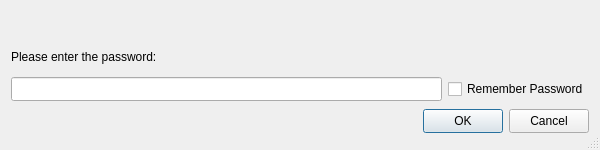
<?xml version="1.0" encoding="UTF-8"?>
<ui version="4.0">
 <class>QLoginDialog</class>
 <widget class="QDialog" name="QLoginDialog">
  <property name="geometry">
   <rect>
    <x>0</x>
    <y>0</y>
    <width>600</width>
    <height>150</height>
   </rect>
  </property>
  <property name="minimumSize">
   <size>
    <width>600</width>
    <height>150</height>
   </size>
  </property>
  <property name="windowTitle">
   <string>|| Perforce Password Required</string>
  </property>
  <property name="sizeGripEnabled">
   <bool>true</bool>
  </property>
  <property name="modal">
   <bool>true</bool>
  </property>
  <layout class="QVBoxLayout" name="centralLayout">
   <item>
    <widget class="QLabel" name="usernameLabel">
     <property name="sizePolicy">
      <sizepolicy hsizetype="Expanding" vsizetype="Fixed">
       <horstretch>0</horstretch>
       <verstretch>0</verstretch>
      </sizepolicy>
     </property>
     <property name="minimumSize">
      <size>
       <width>0</width>
       <height>24</height>
      </size>
     </property>
     <property name="maximumSize">
      <size>
       <width>16777215</width>
       <height>24</height>
      </size>
     </property>
     <property name="text">
      <string/>
     </property>
    </widget>
   </item>
   <item>
    <widget class="QLabel" name="passwordLabel">
     <property name="sizePolicy">
      <sizepolicy hsizetype="Expanding" vsizetype="Fixed">
       <horstretch>0</horstretch>
       <verstretch>0</verstretch>
      </sizepolicy>
     </property>
     <property name="minimumSize">
      <size>
       <width>0</width>
       <height>24</height>
      </size>
     </property>
     <property name="maximumSize">
      <size>
       <width>16777215</width>
       <height>24</height>
      </size>
     </property>
     <property name="text">
      <string>Please enter the password:</string>
     </property>
    </widget>
   </item>
   <item>
    <layout class="QHBoxLayout" name="passwordLayout">
     <item>
      <widget class="QLineEdit" name="passwordLineEdit">
       <property name="minimumSize">
        <size>
         <width>0</width>
         <height>24</height>
        </size>
       </property>
       <property name="maximumSize">
        <size>
         <width>16777215</width>
         <height>24</height>
        </size>
       </property>
      </widget>
     </item>
     <item>
      <widget class="QCheckBox" name="rememberPasswordCheckBox">
       <property name="minimumSize">
        <size>
         <width>0</width>
         <height>24</height>
        </size>
       </property>
       <property name="maximumSize">
        <size>
         <width>16777215</width>
         <height>24</height>
        </size>
       </property>
       <property name="text">
        <string>Remember Password</string>
       </property>
      </widget>
     </item>
    </layout>
   </item>
   <item>
    <layout class="QHBoxLayout" name="buttonLayout">
     <item>
      <spacer name="horizontalSpacer">
       <property name="orientation">
        <enum>Qt::Horizontal</enum>
       </property>
       <property name="sizeHint" stdset="0">
        <size>
         <width>40</width>
         <height>20</height>
        </size>
       </property>
      </spacer>
     </item>
     <item>
      <widget class="QPushButton" name="okayPushButton">
       <property name="minimumSize">
        <size>
         <width>0</width>
         <height>24</height>
        </size>
       </property>
       <property name="maximumSize">
        <size>
         <width>16777215</width>
         <height>24</height>
        </size>
       </property>
       <property name="text">
        <string>OK</string>
       </property>
      </widget>
     </item>
     <item>
      <widget class="QPushButton" name="cancelPushButton">
       <property name="minimumSize">
        <size>
         <width>0</width>
         <height>24</height>
        </size>
       </property>
       <property name="maximumSize">
        <size>
         <width>16777215</width>
         <height>24</height>
        </size>
       </property>
       <property name="text">
        <string>Cancel</string>
       </property>
      </widget>
     </item>
    </layout>
   </item>
  </layout>
 </widget>
 <resources/>
 <connections>
  <connection>
   <sender>okayPushButton</sender>
   <signal>clicked()</signal>
   <receiver>QLoginDialog</receiver>
   <slot>accept()</slot>
   <hints>
    <hint type="sourcelabel">
     <x>471</x>
     <y>126</y>
    </hint>
    <hint type="destinationlabel">
     <x>299</x>
     <y>74</y>
    </hint>
   </hints>
  </connection>
  <connection>
   <sender>cancelPushButton</sender>
   <signal>clicked()</signal>
   <receiver>QLoginDialog</receiver>
   <slot>reject()</slot>
   <hints>
    <hint type="sourcelabel">
     <x>552</x>
     <y>126</y>
    </hint>
    <hint type="destinationlabel">
     <x>299</x>
     <y>74</y>
    </hint>
   </hints>
  </connection>
 </connections>
</ui>
